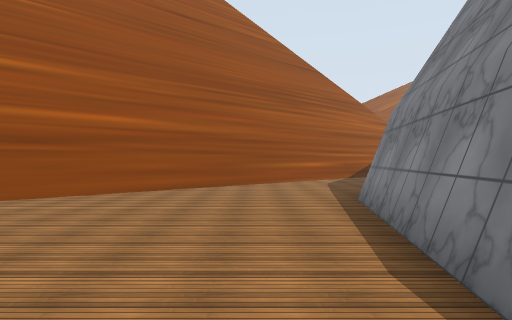
[1] (above)

20 first-person views from a walk through a scene from a Unity 3-D project. The camera is 1.5 m above the floor, looks level and sees 75° across. The floor is counted in squares, 2 m on a side. Each view is taken from the middle of a square. On the plan, view 1 faces up. The plan holds only what a view shows up to about 11 squares ahead; the rest is blank. The place goes on beyond the plan. Some surface patterns are stand-ins.

[2]
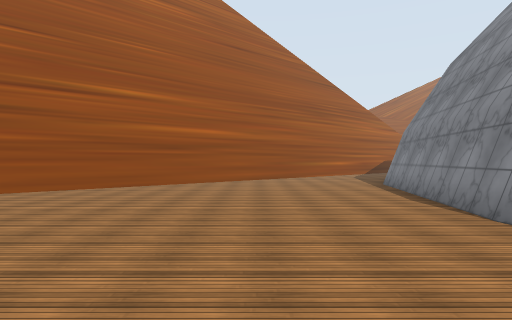

[3]
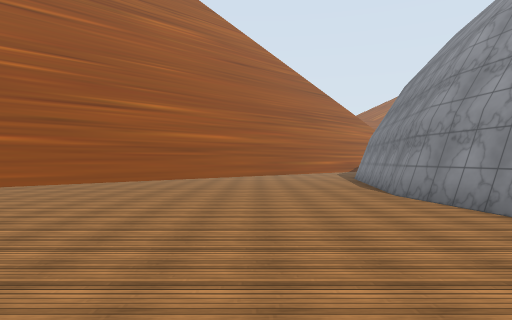

[4]
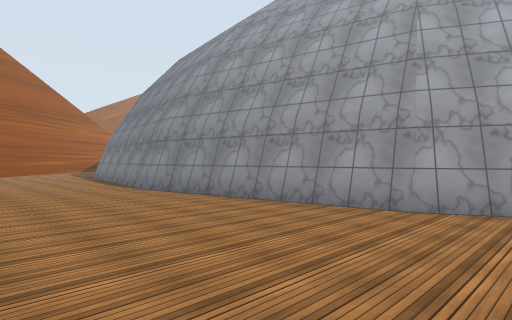

[5]
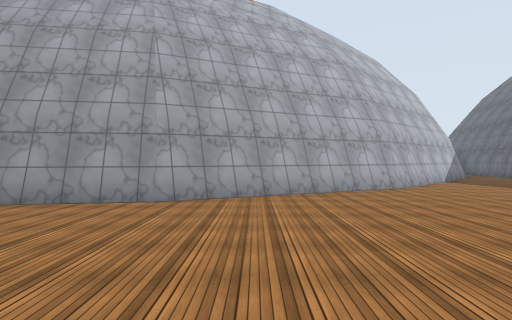

[6]
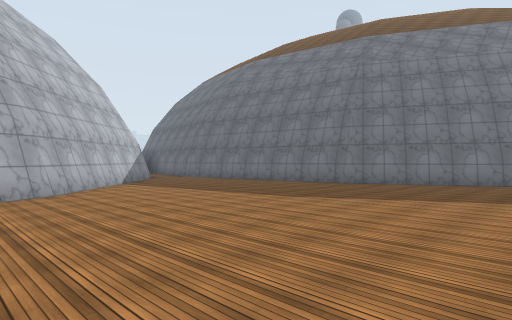

[7]
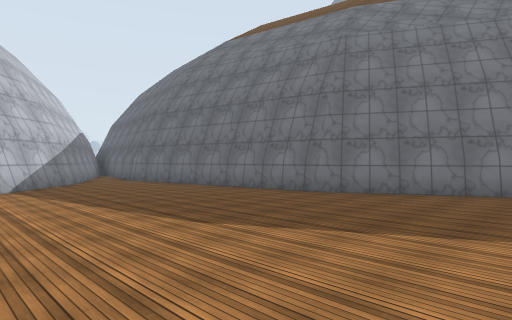

[8]
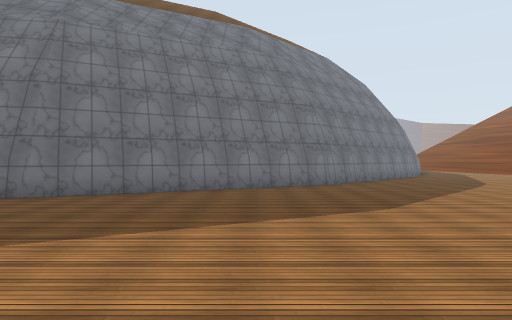

[9]
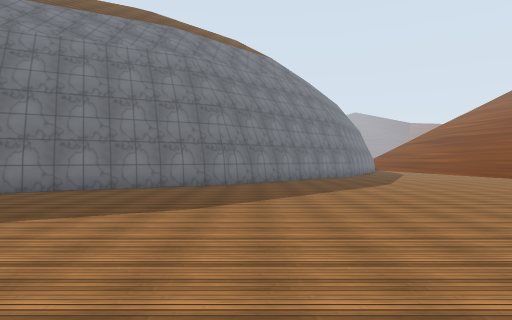

[10]
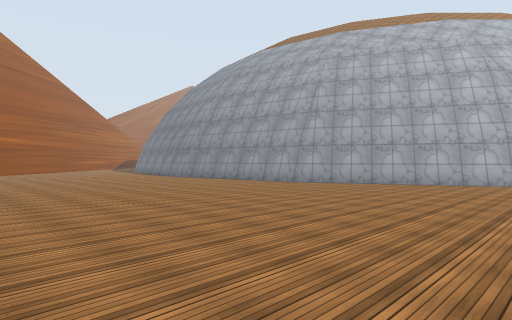

[11]
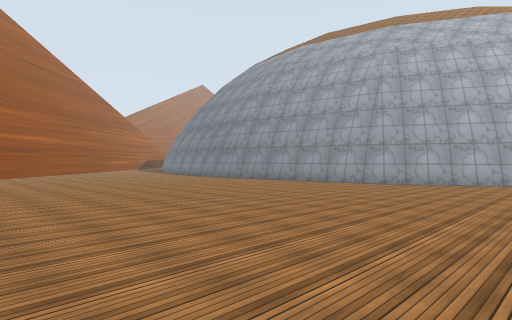

[12]
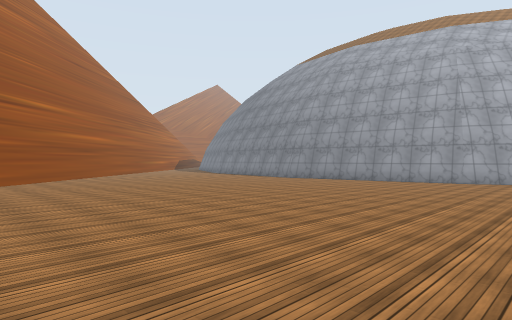

[13]
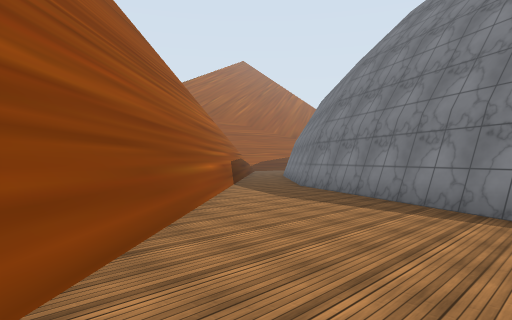

[14]
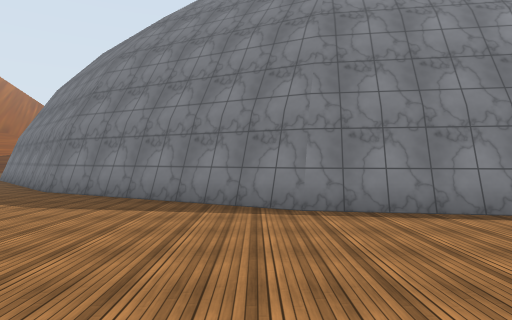

[15]
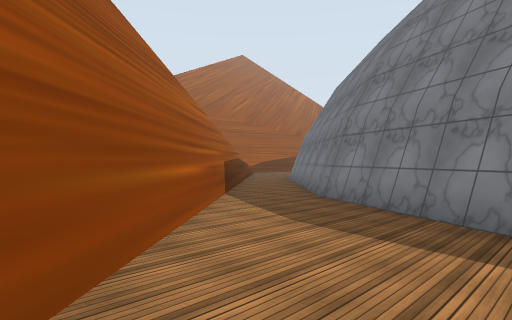

[16]
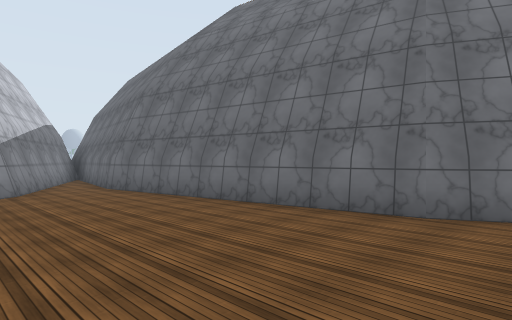

[17]
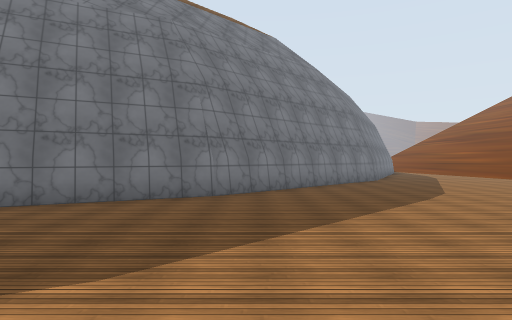

[18]
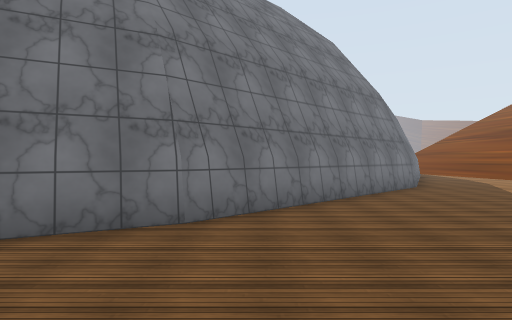

[19]
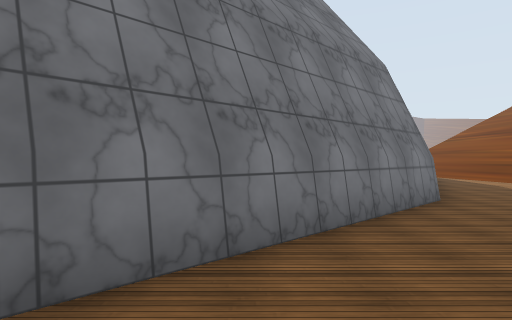

[20]
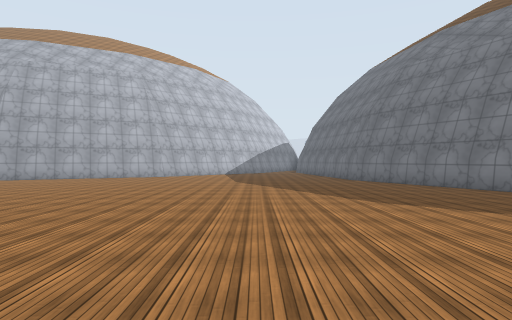

### Floor plan
Points are (right, up) in squares from view 1. A wall is a line through its corners. A room is listed if a view was taken in it or the views show most of it. See-through windows are left out.
Room 1 (views 1, 2, 3, 4, 5, 6, 7, 8, 9, 10, 11, 12, 13, 14, 15, 16, 17, 18, 19, 20)
walls: (2.4, -6.6) (2.2, -6.2) (1.4, -1.5); (4.4, -10.5) (2.4, -6.7); (5.1, -11.9) (4.4, -10.6); (1.3, -0.5) (1.2, 0.2) (1.2, 0.6); (1.4, 1.7) (2.1, 6.2) (2.3, 6.6); (-8.5, 3.4) (-9.4, 2.5); (9.4, -16.3) (4.9, -11.8); (10.1, -16.5) (9.4, -16.2); (2.4, 6.7) (3.3, 8.6); (12.1, -17.5) (10.4, -16.7); (13.4, -18.2) (12.4, -17.7); (3.4, 8.7) (5.1, 12); (-10.3, -30) (-9.3, -28.2) (-4.1, -23) (2.4, -19.6) (9.9, -18.5) (12.7, -18.9); (2.5, 13.3) (-8.4, 3.4); (3.2, 13.6) (-9.2, 2.3)
low walls: (4.9, -12) (2, -6.3) (1.5, -3.3); (-2.4, 8.2) (-8.7, 2.5); (13.2, -18.3) (9.3, -16.4); (2.5, 12.7) (-2.1, 8.5)
ways out: opening at (4, 13) to room 2
Room 2 (no view inside)
walls: (4.3, 14.6) (3.2, 13.6); (3.8, 14.5) (2.6, 13.4); (5.1, 12) (7.7, 14.7)
low walls: (4.5, 14.5) (3.5, 13.6)
ways out: opening at (4, 13) to room 1

Where each view was taken, in squares from view 1:
view 1: 0 up, 0 right, facing up
view 2: 4 down, 2 left, facing up
view 3: 7 down, 2 left, facing up
view 4: 8 down, 3 left, facing up-right
view 5: 8 down, 4 left, facing right
view 6: 10 down, 3 left, facing down-right
view 7: 13 down, 2 left, facing down-right
view 8: 13 down, 2 left, facing down
view 9: 13 down, 5 left, facing down
view 10: 13 down, 7 left, facing up-right
view 11: 11 down, 8 left, facing up-right
view 12: 9 down, 10 left, facing up-right
view 13: 6 up, 3 left, facing up-right
view 14: 7 up, 3 left, facing right
view 15: 8 up, 1 left, facing up-right
view 16: 15 down, 1 right, facing down-right
view 17: 16 down, 5 left, facing down
view 18: 19 down, 5 left, facing down
view 19: 22 down, 6 left, facing down
view 20: 16 down, 10 left, facing right
